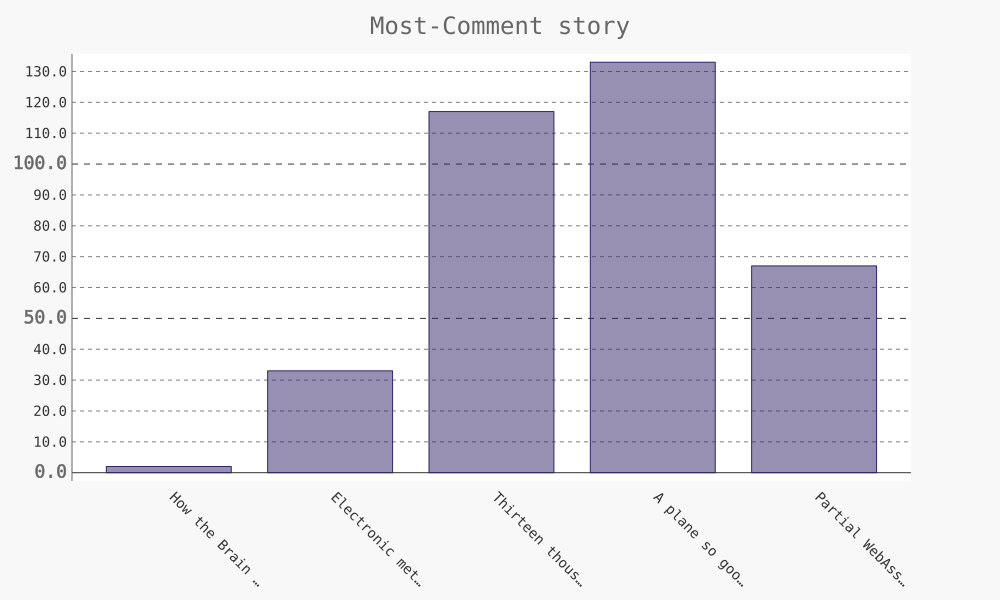

Write Python code to recreate this figure.
import requests
from operator import itemgetter
import pygal
from pygal.style import LightColorizedStyle as LCS,LightenStyle as LS

#获取Hacker News上当前最热门的500篇文件ID
url = 'https://hacker-news.firebaseio.com/v0/topstories.json'
r = requests.get(url)
print("Status code:",r.status_code)

#处理有关每篇文章的信息
submission_ids = r.json()
submission_dicts = []
x_values=[]

#获取前30条最热门文章
for submission_id in submission_ids[:5]:
	url = ('https://hacker-news.firebaseio.com/v0/item/' + str(submission_id) + '.json')
	submission_r = requests.get(url)
	print("Submission status code",submission_r.status_code)
	response_dict = submission_r.json()
	x_values.append(response_dict['title'])
	submission_dict = {
		'label':response_dict['title'],
		'xlink':'http://news.ycombinator.com/item?id=' + str(submission_id),
		'value':response_dict.get('descendants',0),#用dict.get()获取评论数，如果没有则返回0
	}
	submission_dicts.append(submission_dict)

#submission_dicts = sorted(submission_dicts,key=itemgetter('value'),reverse=True)

#可视化
#可视化
my_style = LS('#332266',base_style=LCS)
my_config = pygal.Config()
my_config.x_label_rotation = 45  #x左边斜45度
my_config.show_legend = False    #不显示图例
my_config.title_font_size = 24   #标题的大小
my_config.label_font_size = 14   #x,y轴标题的大小
my_config.major_label_font_size = 18  #突显出主刻度
my_config.truncate_label = 15    #x坐标只截取前15位字符超高的字符用...表示
my_config.width = 1000           #整个直方图的宽度
chart = pygal.Bar(my_config,style=my_style)
chart.title = 'Most-Comment story'
chart.x_labels = x_values
chart.add('',submission_dicts)
chart.render_to_file('17_2.svg')
